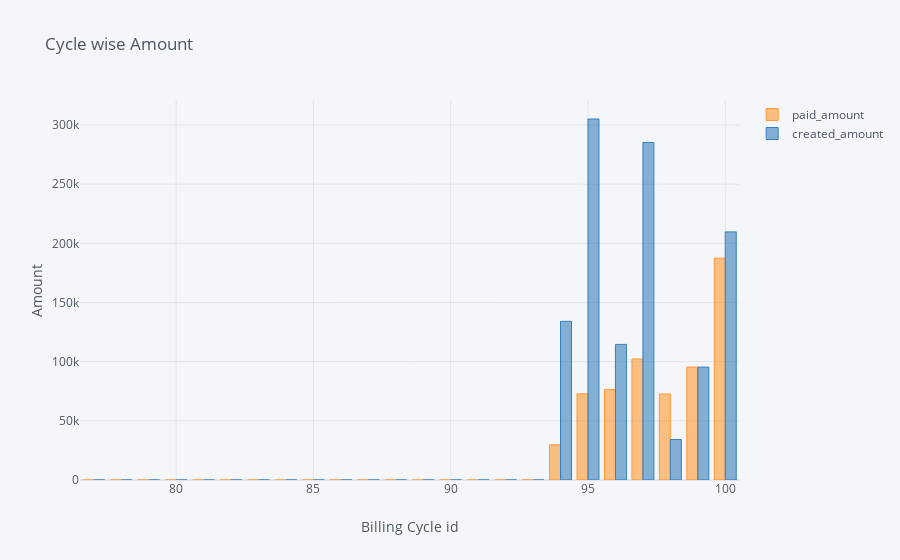
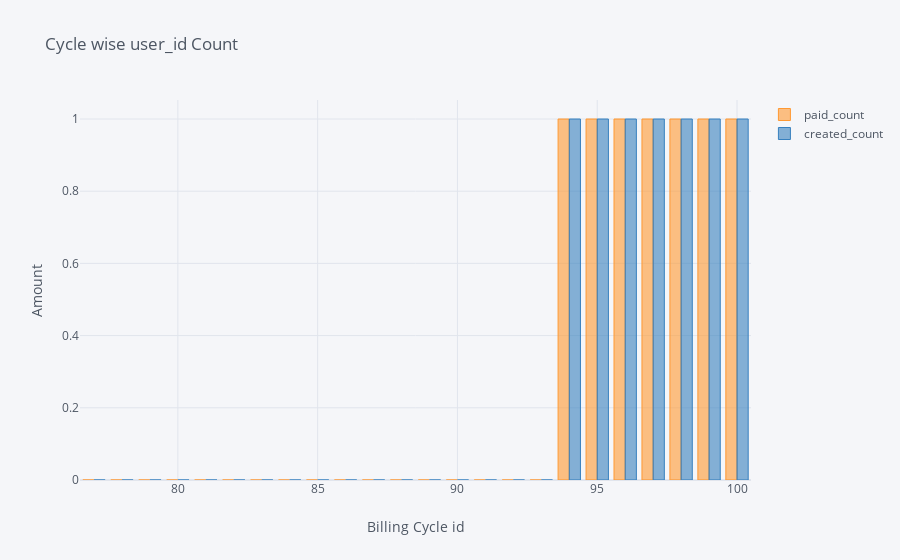

The code cell stored with these charts, in order, in its notebook:
### Code cell
result = user_id_performance_over_entire_billcycle(2378) # pass desired userid to see the report

### Figure 1 — Plotly figure (JSON) as saved in the notebook; plotly's stock layout.template omitted (floating-point values rounded to 4 significant figures)
{"data": [{"marker": {"color": "rgba(255, 153, 51, 0.6)", "line": {"color": "rgba(255, 153, 51, 1.0)", "width": 1}}, "name": "paid_amount", "orientation": "v", "text": "", "type": "bar", "x": [77, 78, 79, 80, 81, 82, 83, 84, 85, 86, 87, 88, 89, 90, 91, 92, 93, 94, 95, 96, 97, 98, 99, 100], "y": [0, 0, 0, 0, 0, 0, 0, 0, 0, 0, 0, 0, 0, 0, 0, 0, 0, 29800, 72800, 76400, 102300, 72700, 95400, 187500]}, {"marker": {"color": "rgba(55, 128, 191, 0.6)", "line": {"color": "rgba(55, 128, 191, 1.0)", "width": 1}}, "name": "created_amount", "orientation": "v", "text": "", "type": "bar", "x": [77, 78, 79, 80, 81, 82, 83, 84, 85, 86, 87, 88, 89, 90, 91, 92, 93, 94, 95, 96, 97, 98, 99, 100], "y": [0, 0, 0, 0, 0, 0, 0, 0, 0, 0, 0, 0, 0, 0, 0, 0, 0, 134100, 305100, 114600, 285300, 34200, 95400, 209700]}], "layout": {"legend": {"bgcolor": "#F5F6F9", "font": {"color": "#4D5663"}}, "paper_bgcolor": "#F5F6F9", "plot_bgcolor": "#F5F6F9", "title": {"font": {"color": "#4D5663"}, "text": "Cycle wise Amount"}, "xaxis": {"gridcolor": "#E1E5ED", "showgrid": true, "tickfont": {"color": "#4D5663"}, "title": {"font": {"color": "#4D5663"}, "text": "Billing Cycle id"}, "zerolinecolor": "#E1E5ED"}, "yaxis": {"gridcolor": "#E1E5ED", "showgrid": true, "tickfont": {"color": "#4D5663"}, "title": {"font": {"color": "#4D5663"}, "text": "Amount"}, "zerolinecolor": "#E1E5ED"}}}

### Figure 2 — Plotly figure (JSON) as saved in the notebook; plotly's stock layout.template omitted (floating-point values rounded to 4 significant figures)
{"data": [{"marker": {"color": "rgba(255, 153, 51, 0.6)", "line": {"color": "rgba(255, 153, 51, 1.0)", "width": 1}}, "name": "paid_count", "orientation": "v", "text": "", "type": "bar", "x": [77, 78, 79, 80, 81, 82, 83, 84, 85, 86, 87, 88, 89, 90, 91, 92, 93, 94, 95, 96, 97, 98, 99, 100], "y": [0, 0, 0, 0, 0, 0, 0, 0, 0, 0, 0, 0, 0, 0, 0, 0, 0, 1, 1, 1, 1, 1, 1, 1]}, {"marker": {"color": "rgba(55, 128, 191, 0.6)", "line": {"color": "rgba(55, 128, 191, 1.0)", "width": 1}}, "name": "created_count", "orientation": "v", "text": "", "type": "bar", "x": [77, 78, 79, 80, 81, 82, 83, 84, 85, 86, 87, 88, 89, 90, 91, 92, 93, 94, 95, 96, 97, 98, 99, 100], "y": [0, 0, 0, 0, 0, 0, 0, 0, 0, 0, 0, 0, 0, 0, 0, 0, 0, 1, 1, 1, 1, 1, 1, 1]}], "layout": {"legend": {"bgcolor": "#F5F6F9", "font": {"color": "#4D5663"}}, "paper_bgcolor": "#F5F6F9", "plot_bgcolor": "#F5F6F9", "title": {"font": {"color": "#4D5663"}, "text": "Cycle wise user_id Count"}, "xaxis": {"gridcolor": "#E1E5ED", "showgrid": true, "tickfont": {"color": "#4D5663"}, "title": {"font": {"color": "#4D5663"}, "text": "Billing Cycle id"}, "zerolinecolor": "#E1E5ED"}, "yaxis": {"gridcolor": "#E1E5ED", "showgrid": true, "tickfont": {"color": "#4D5663"}, "title": {"font": {"color": "#4D5663"}, "text": "Amount"}, "zerolinecolor": "#E1E5ED"}}}
